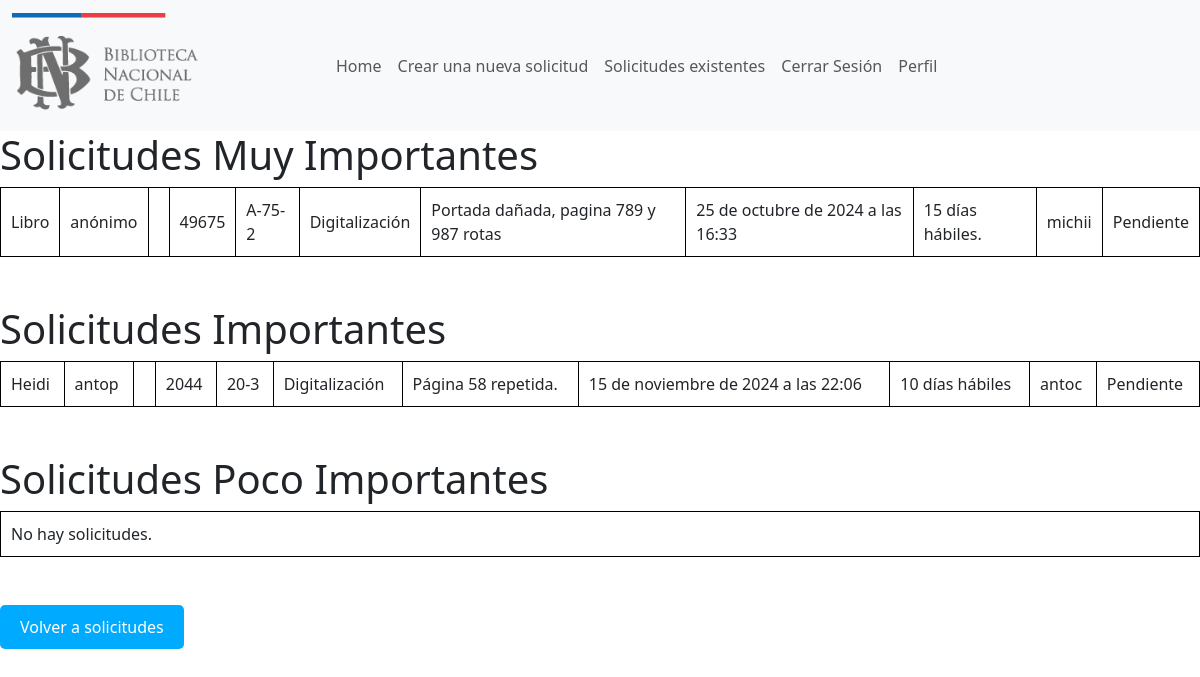
The app's page /prioridades_usuario/ (signed in) with its own data.
### Cuentas/models.py (models this page shows, shortened)
class Solicitudes(models.Model):
    ESTADOS = [
        ('Pendiente','Pendiente'),
        ('En proceso','En proceso'),
        ('Completada','Completada'),
        ('Rechazada','Rechazada')
    ]
    DEPARTAMENTOS = [
        ("placeholder","Seleccionar"),
        ("Extensión Cultural","Extensión Cultural"),
        ("Servicio de atención a usuarios","Servicio de atención a usuarios"),
        ("Conservación","Conservación"),
        ("Digitalización","Digitalización"),
        ("Depósito Legal","Depósito Legal"),
        ("Adquisiciones Bibliográficas","Adquisiciones Bibliográficas"),
        ("Depósito Legal Electrónico","Depósito Legal Electrónico"),
        ("Mapoteca","Mapoteca"),
        ("Láminas y estampas","Láminas y estampas"),
        ("Fotográfico y audiovisual","Fotográfico y audiovisual"),
        ("Periódicos","Periódicos"),
        ("Hemeroteca","Hemeroteca"),
        ("Fondo General","Fondo General"),
        ("Sección Chilena","Sección Chilena")
        ]
    Prioridad=[
        ("Muy Importante","Muy Importante"),
        ("Importante","Importante"),
        ("Poco Importante","Poco Importante")
    ]
    documento = models.CharField(max_length=100)
    autor = models.CharField(max_length=60,blank=True)
    fecha_publicación = models.CharField(max_length=20,blank=True)
    número_de_sistema = models.CharField(max_length=20,blank=True)
    ubicación = models.CharField(max_length=20,blank=True)
    departamento = models.CharField(max_length=60, choices=DEPARTAMENTOS,default="placeholder")
    nota = models.TextField(blank=True)
    fecha = models.DateTimeField(auto_now_add=True)
    plazo = models.CharField(max_length=20, blank=True)
    funcionario = models.CharField(max_length=60)
    estado = models.CharField(max_length=20, choices=ESTADOS, default='pendiente')
    prioridad= models.CharField(max_length=120, choices=Prioridad, default="Importante")
    class Meta:
        ordering = ['-fecha']  # Ordena por fecha de manera ascendente
        ordering = ['departamento']

### Cuentas/views.py (the view)
# urls.py: path('prioridades_usuario/', views.prioridades_usuario, name='prioridades_usuario'),
def prioridades_usuario(request):
    if request.user.is_authenticated:
        usuario = request.user.id
        department = Personal.objects.filter(name=usuario).values_list("sector", flat=True).first()
        if department is None:
            department = "placeholder"
        soli_MI = Solicitudes.objects.filter(prioridad="Muy Importante", departamento=department)
        soli_I = Solicitudes.objects.filter(prioridad="Importante", departamento=department)
        soli_PI = Solicitudes.objects.filter(prioridad="Poco Importante", departamento=department)
        return render(request, "prioridad_usuario.html", {
            "MI": soli_MI,
            "I": soli_I,
            "PI": soli_PI
        })

### Cuentas/templates/prioridad_usuario.html (shortened to what this page needs)
{% extends "master.html" %}
{% block content %}
<body>
    <h1>Solicitudes Muy Importantes</h1>
    <table>
        <tbody>
            {% for x in MI %}
                <tr>
                    <td>{{ x.documento }}</td>
                    <td>{{ x.autor }}</td>
                    <td>{{ x.fecha_publicación }}</td>
                    <td>{{ x.número_de_sistema }}</td>
                    <td>{{ x.ubicación }}</td>
                    <td>{{ x.departamento }}</td>
                    <td>{{ x.nota }}</td>
                    <td>{{ x.fecha }}</td>
                    <td>{{ x.plazo }}</td>
                    <td>{{ x.funcionario }}</td>
                    <td>{{ x.estado }}</a></td>
                </tr>
            {% empty %}
                <tr>
                    <td colspan="7">No hay solicitudes.</td>
                </tr>
            {% endfor %}
        </tbody>
    </table>
    <br>
    <br>
    <h1>Solicitudes Importantes</h1>
    <table>
        <tbody>
            {% for x in I %}
                <tr>
                    <td>{{ x.documento }}</td>
                    <td>{{ x.autor }}</td>
                    <td>{{ x.fecha_publicación }}</td>
                    <td>{{ x.número_de_sistema }}</td>
                    <td>{{ x.ubicación }}</td>
                    <td>{{ x.departamento }}</td>
                    <td>{{ x.nota }}</td>
                    <td>{{ x.fecha }}</td>
                    <td>{{ x.plazo }}</td>
                    <td>{{ x.funcionario }}</td>
                    <td>{{ x.estado }}</a></td>
                </tr>
            {% empty %}
                <tr>
                    <td colspan="7">No hay solicitudes.</td>
                </tr>
            {% endfor %}
        </tbody>
    </table>
    <br>
    <br>
    <h1>Solicitudes Poco Importantes</h1>
    <table>
        <tbody>
            {% for x in PI %}
                <tr>
                    <td>{{ x.id }}</td>
                    <td>{{ x.documento }}</td>
                    <td>{{ x.autor }}</td>
                    <td>{{ x.fecha_publicación }}</td>
                    <td>{{ x.número_de_sistema }}</td>
                    <td>{{ x.ubicación }}</td>
                    <td>{{ x.departamento }}</td>
                    <td>{{ x.nota }}</td>
                    <td>{{ x.fecha }}</td>
                    <td>{{ x.plazo }}</td>
                    <td>{{ x.funcionario }}</td>
                    <td>{{ x.estado }}</a></td>
                </tr>
            {% empty %}
                <tr>
                    <td colspan="7">No hay solicitudes.</td>
                </tr>
            {% endfor %}
        </tbody>
    </table>
    <br>
    <br>
    <a href="/mis_solicitudes">
        <button style="background-color: #00aaff; color: white; border: none; padding: 10px 20px; border-radius: 5px; cursor: pointer;">
            Volver a solicitudes
        </button>
    </a>
<br>
<br>
</body>
{% endblock %}

### Cuentas/templates/prioridad_usuario.html (style rules this page uses)
table { width: 100%; border-collapse: collapse; }
table, th, td { border: 1px solid black; }
th, td { padding: 10px; text-align: left; }

### records on screen
Solicitudes: documento "Libro", autor "anónimo", número_de_sistema "49675", ubicación "A-75-2", departamento "Digitalización", nota "Portada dañada, pagina 789 y 987 rotas", fecha "25 de octubre de 2024 a las 16:33", plazo "15 días hábiles.", funcionario "michii", estado "Pendiente"
Solicitudes: documento "Heidi", autor "antop", número_de_sistema "2044", ubicación "20-3", departamento "Digitalización", nota "Página 58 repetida.", fecha "15 de noviembre de 2024 a las 22:06", plazo "10 días hábiles", funcionario "antoc", estado "Pendiente"
